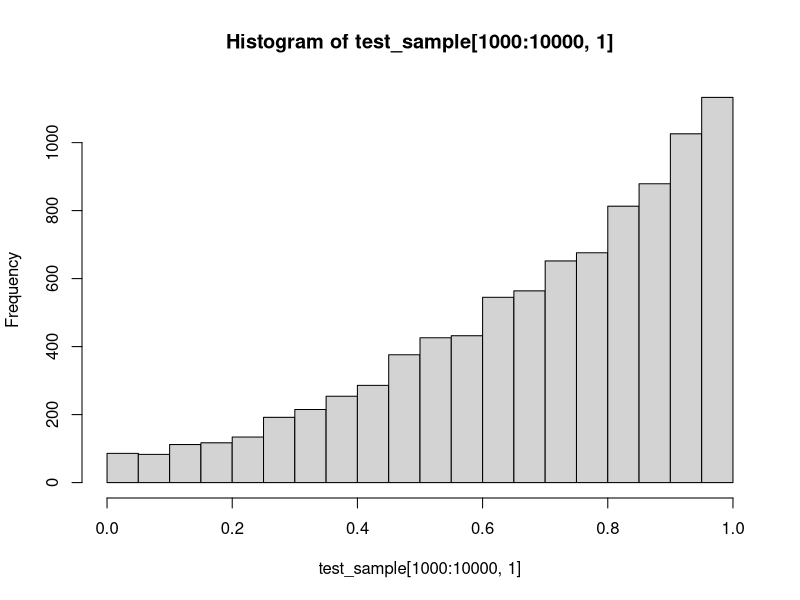

Here is the R script that generated this plot:
## This script illustrates the Metropolis-Hastings algorithm for
## approximating the posterior distribution of the time of infection
## in a simple SIS model
## Author: Vladimir N. Minin
## last update: 07/12/2015

sis_log_like = function(inf_time, inf_rate, clear_rate, total_time){
 return(log(inf_rate) - inf_rate*inf_time - clear_rate*(total_time-inf_time))
}

sis_proposal = function(cur_inf_time, total_time, win_half_len){
   
  new_inf_time = cur_inf_time + runif(1,-win_half_len, win_half_len)
   
  if (new_inf_time < 0){
     new_inf_time = - new_inf_time
  }else{
    if (new_inf_time > total_time){
      new_inf_time = 2*total_time - new_inf_time 
    }
  }
   
  return(new_inf_time)
}


inf_time_mcmc = function(start_inf_time, inf_rate, clear_rate, total_time, win_half_len, chain_len){
  
  result_mat = matrix(0, chain_len, 3)
  colnames(result_mat) = c("inf_time", "log_like", "acc_ind")
  
  cur_inf_time= start_inf_time
  result_mat[1,1] = start_inf_time
  result_mat[1,2] = sis_log_like(start_inf_time, inf_rate, clear_rate, total_time)
  
  for (i in 2:chain_len){
    prop_inf_time = sis_proposal(cur_inf_time, total_time, win_half_len)
    
    mh_log_ratio = sis_log_like(prop_inf_time, inf_rate, clear_rate, total_time) - 
      sis_log_like(cur_inf_time, inf_rate, clear_rate, total_time)
    
    
    if (log(runif(1)) < mh_log_ratio){
      result_mat[i,1] = prop_inf_time
      result_mat[i,2] = sis_log_like(prop_inf_time, inf_rate, clear_rate, total_time)
      result_mat[i,3] = 1
      
      cur_inf_time = prop_inf_time
    }else{
      result_mat[i,1] = cur_inf_time
      result_mat[i,2] = sis_log_like(cur_inf_time, inf_rate, clear_rate, total_time)
    }
  }
  
  return(result_mat)
}

## run the above functions

test_sample = inf_time_mcmc(0.1, 1.3, 4.2, 1.0, 0.2, 10000)

summary(test_sample[1000:10000,])

hist(test_sample[1000:10000,1])
